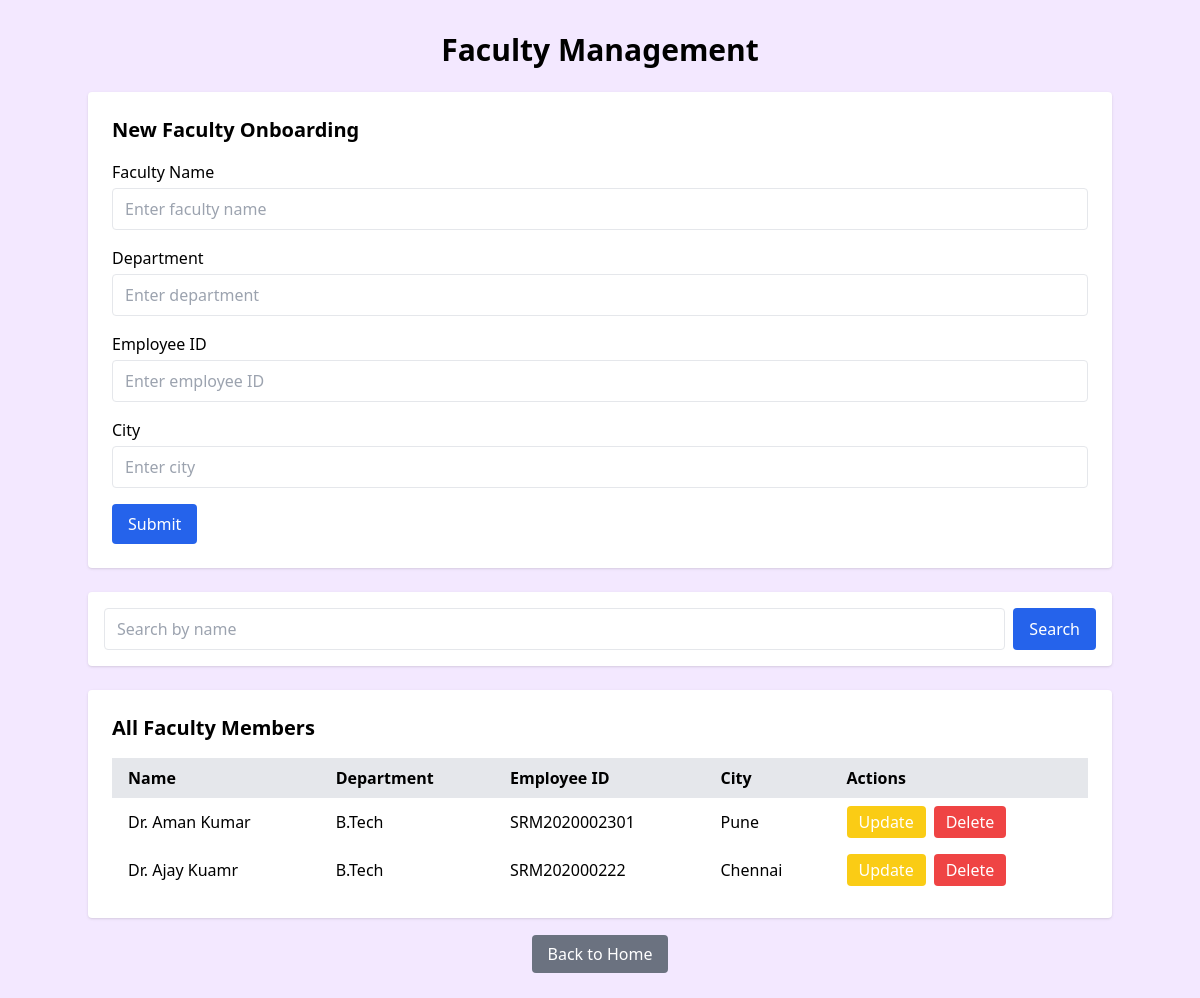
/faculty, run on an earlier commit of the app's database.
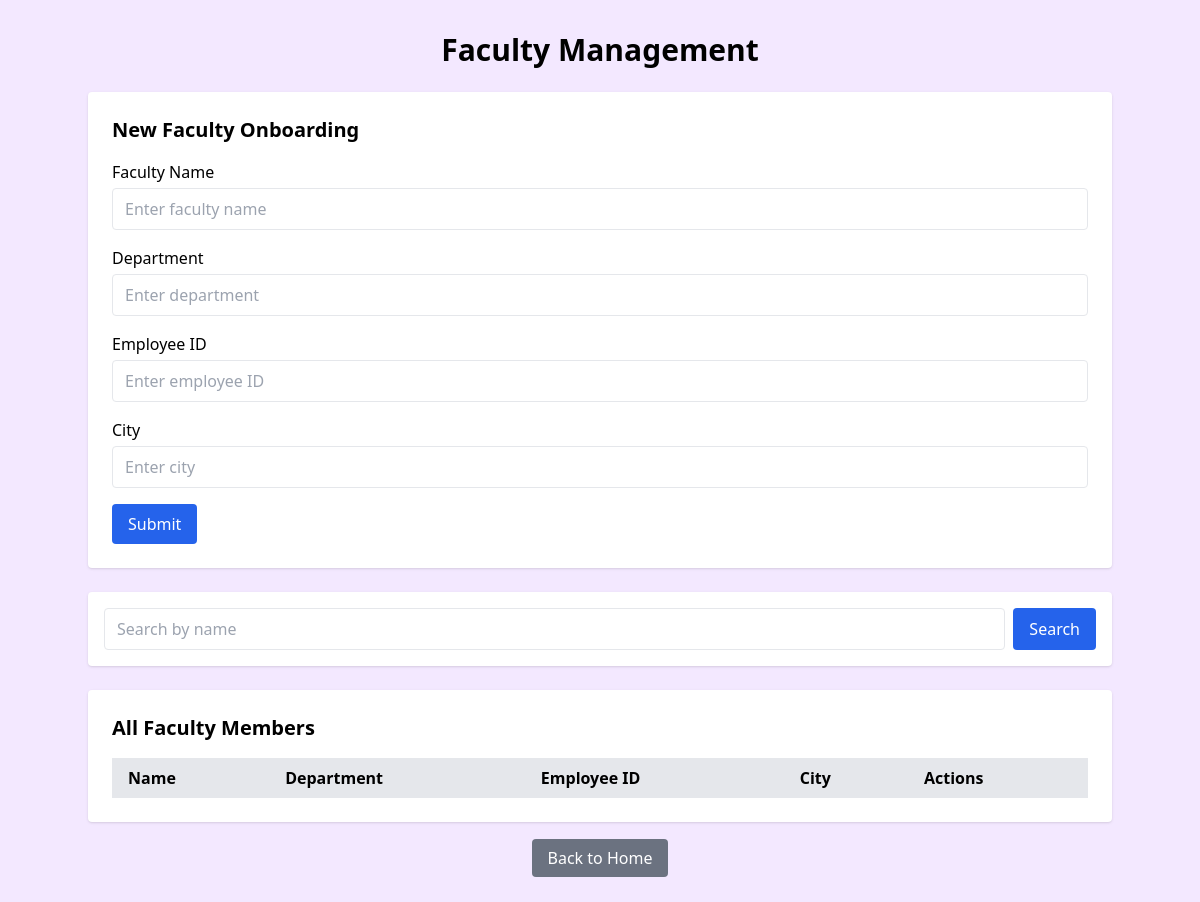
And on a later commit of the database.
### app.py (models this page shows)
class Faculty(db.Model):
    id = db.Column(db.Integer, primary_key=True)
    name = db.Column(db.String(100))
    department = db.Column(db.String(100))
    employee_id = db.Column(db.String(100), unique=True)
    city = db.Column(db.String(100))

### app.py (the view, shortened to what this page needs)
@app.route('/faculty', methods=['GET', 'POST'])
def faculty():
    search_query = request.args.get('search')
    if search_query:
        faculty = Faculty.query.filter(Faculty.name.like(f"%{search_query}%")).all()
    else:
        faculty = Faculty.query.all()
    return render_template('faculty.html', faculty=faculty)

### templates/faculty.html (shortened to what the changed rows need)
<!DOCTYPE html>
<html lang="en">
<head>
    <script src="https://cdn.tailwindcss.com"></script>
</head>
<body class="bg-purple-100">
    <div class="container mx-auto my-8">
        <h1 class="text-3xl font-bold text-center mb-6">Faculty Management</h1>
        <div class="bg-white rounded shadow p-6 mb-6 transition hover:shadow-lg">
            <h2 class="text-xl font-semibold mb-4">New Faculty Onboarding</h2>
        </div>
        <div class="bg-white rounded shadow p-6 transition hover:shadow-lg">
            <h2 class="text-xl font-semibold mb-4">All Faculty Members</h2>
            <table class="min-w-full table-auto border-collapse">
                <thead>
                    <tr class="bg-gray-200">
                        <th class="px-4 py-2 text-left">Name</th>
                        <th class="px-4 py-2 text-left">Department</th>
                        <th class="px-4 py-2 text-left">Employee ID</th>
                        <th class="px-4 py-2 text-left">City</th>
                        <th class="px-4 py-2 text-left">Actions</th>
                    </tr>
                </thead>
                <tbody>
                    {% for faculty in faculty %}
                    <tr class="hover:bg-blue-50 transition">
                        <td class="px-4 py-2">{{ faculty.name }}</td>
                        <td class="px-4 py-2">{{ faculty.department }}</td>
                        <td class="px-4 py-2">{{ faculty.employee_id }}</td>
                        <td class="px-4 py-2">{{ faculty.city }}</td>
                        <td class="px-4 py-2 flex gap-2">
                            <a href="/faculty/update/{{ faculty.id }}" class="bg-yellow-400 text-white px-3 py-1 rounded hover:bg-yellow-500 transition">Update</a>
                            <a href="/faculty/delete/{{ faculty.id }}" class="bg-red-500 text-white px-3 py-1 rounded hover:bg-red-600 transition">Delete</a>
                        </td>
                    </tr>
                    {% endfor %}
                </tbody>
            </table>
        </div>
    </div>
</body>
</html>

What changed in the data, as far as the page shows it:
removed Faculty: name "Dr. Aman Kumar", department "B.Tech", employee_id "SRM2020002301", city "Pune"
removed Faculty: name "Dr. Ajay Kuamr", department "B.Tech", employee_id "SRM202000222", city "Chennai"
